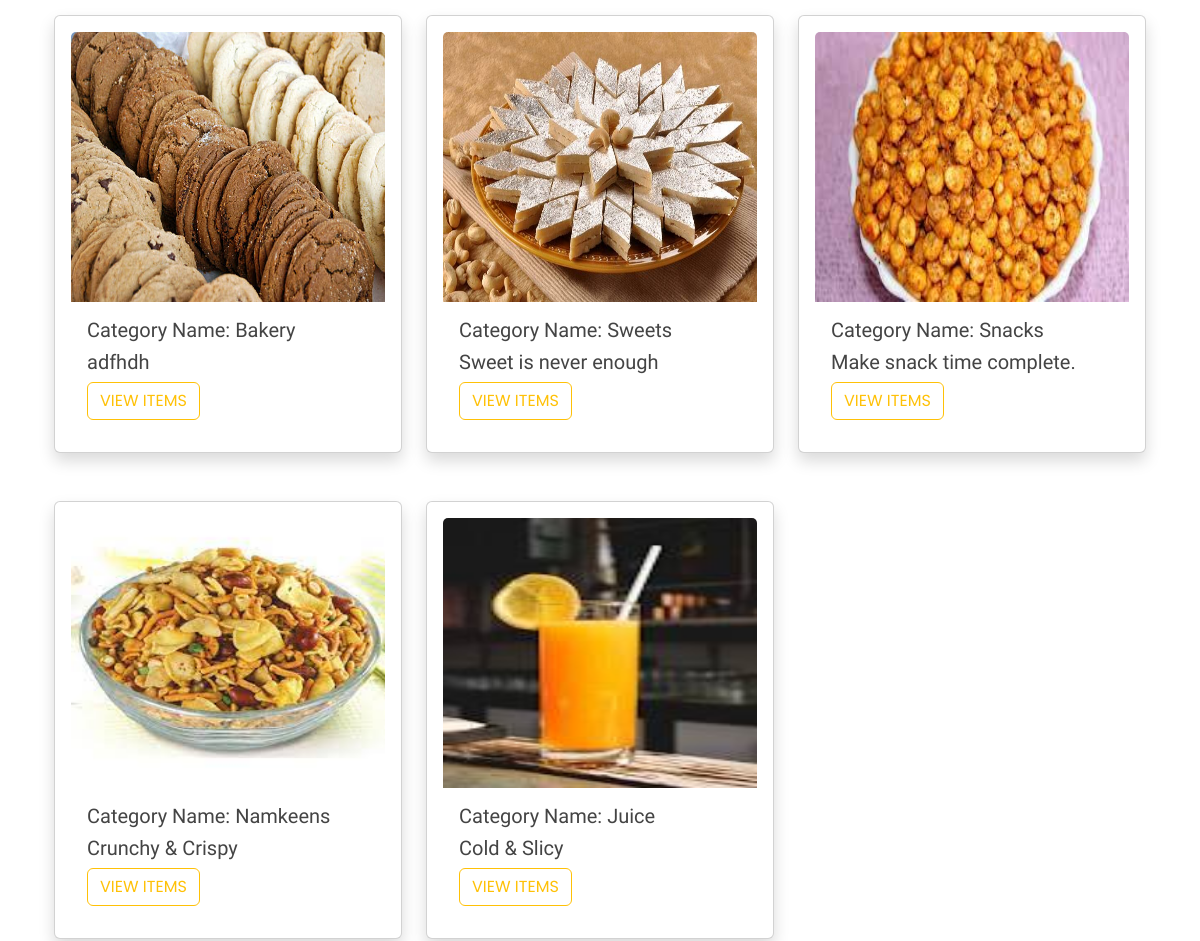
Before: / (middle part) with the older database file.
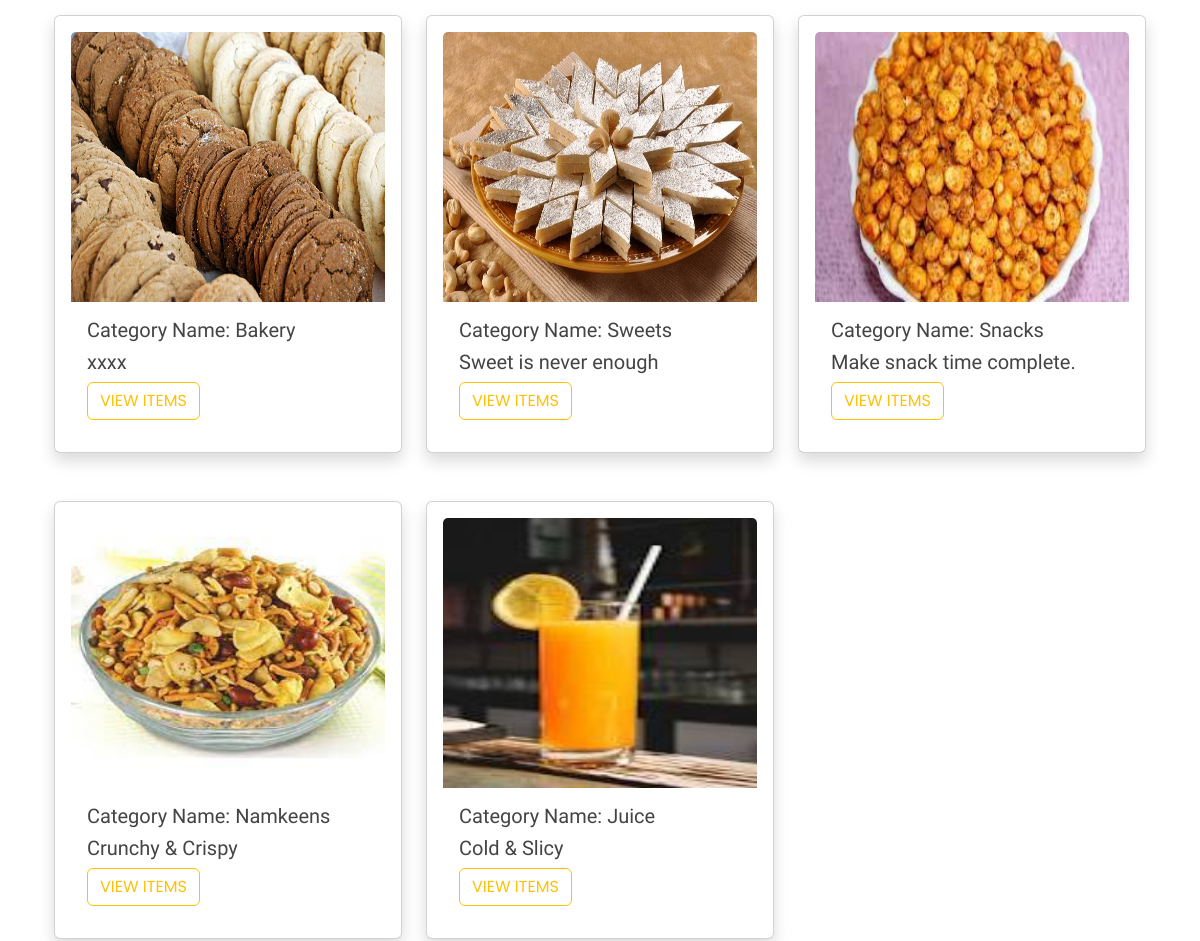
After: the same page with the newer database file.
### tables this page shows
CREATE TABLE IF NOT EXISTS `addcategory` (
  `id` int NOT NULL AUTO_INCREMENT,
  `name` varchar(50) NOT NULL,
  `tagline` varchar(1024) NOT NULL,
  `image` varchar(60) NOT NULL,
  PRIMARY KEY (`id`)
);

### index.php (the view, shortened to what this page needs)
<?php include("scripts/connect.php");
	$stmt = $db->prepare("SELECT * FROM `addcategory` ");
	try{
	$stmt->execute();
	$rows = $stmt->fetchALL(PDO::FETCH_ASSOC);
	}
	catch(PDOException $e){
		echo $e->getMessage();
		$db = null;
	}
?>
<!DOCTYPE html>
<html lang="en">
<head>
  <link href="assets/vendor/animate.css/animate.min.css" rel="stylesheet">
  <link href="assets/vendor/bootstrap/css/bootstrap.min.css" rel="stylesheet">
  <link href="assets/vendor/bootstrap-icons/bootstrap-icons.css" rel="stylesheet">
  <link href="assets/vendor/boxicons/css/boxicons.min.css" rel="stylesheet">
  <link href="assets/vendor/glightbox/css/glightbox.min.css" rel="stylesheet">
  <link href="assets/vendor/swiper/swiper-bundle.min.css" rel="stylesheet">
  <link href="assets/css/style.css" rel="stylesheet">
  <link href="assets/css/feedback.css" rel="stylesheet">
</head>
<body>
 <?php include("templets/nav.php");?>
  <?php include("scripts/connect.php");
?>
<main id="main">
	<section id="menu" class="menu">
	<div class="container">
			<div class="section-title">
				<br>
			</div>
        <div class="container">
			<div class="row">
	<?php
			$stmt1 = $db->prepare("SELECT `id`, `name`, `tagline`,`image` FROM `addcategory`");
			try{
			$stmt1->execute();
			$rows1 = $stmt1->fetchALL(PDO::FETCH_ASSOC);
			}
			catch(PDOException $e){
				echo $e->getMessage();
				$db = null;
			}
	?>
				<?php foreach($rows1 as $row1):?>
        <div class="col-sm-4 py-3 py-sm-0">
          <div class="img-size">
            <div class="card shadow p-3 mb-5 bg-white rounded menu-item filter-salads">
            <img class="card-img-top" src="<?php echo $row1['image']?>"  width="130" height="270"  alt="Card image cap">
            <div class="card-body">
              <h5 class="card-title">Category Name: <?php echo $row1['name']?></h5>
              <h5 class="card-title"> <?php echo $row1['tagline']?></h5>
              <a href="items.php?cat=<?php echo $row1['name']?>" class="btn btn-outline-warning">VIEW ITEMS</a>
            </div>
          </div>
          </div>
        </div>
				<?php endforeach; ?>
			</div>
		</div>
	</div>
	</section>
</body>
</html>

Changed rows visible on the page:
changed addcategory "Bakery": tagline "adfhdh" → "xxxx"
